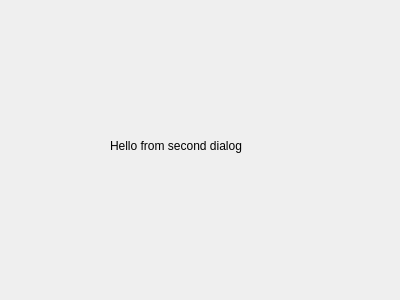
<?xml version="1.0" encoding="UTF-8"?>
<ui version="4.0">
 <class>SecDialog</class>
 <widget class="QDialog" name="SecDialog">
  <property name="geometry">
   <rect>
    <x>0</x>
    <y>0</y>
    <width>400</width>
    <height>300</height>
   </rect>
  </property>
  <property name="windowTitle">
   <string>Dialog</string>
  </property>
  <widget class="QLabel" name="label">
   <property name="geometry">
    <rect>
     <x>110</x>
     <y>130</y>
     <width>211</width>
     <height>31</height>
    </rect>
   </property>
   <property name="text">
    <string>Hello from second dialog</string>
   </property>
  </widget>
 </widget>
 <resources/>
 <connections/>
</ui>
